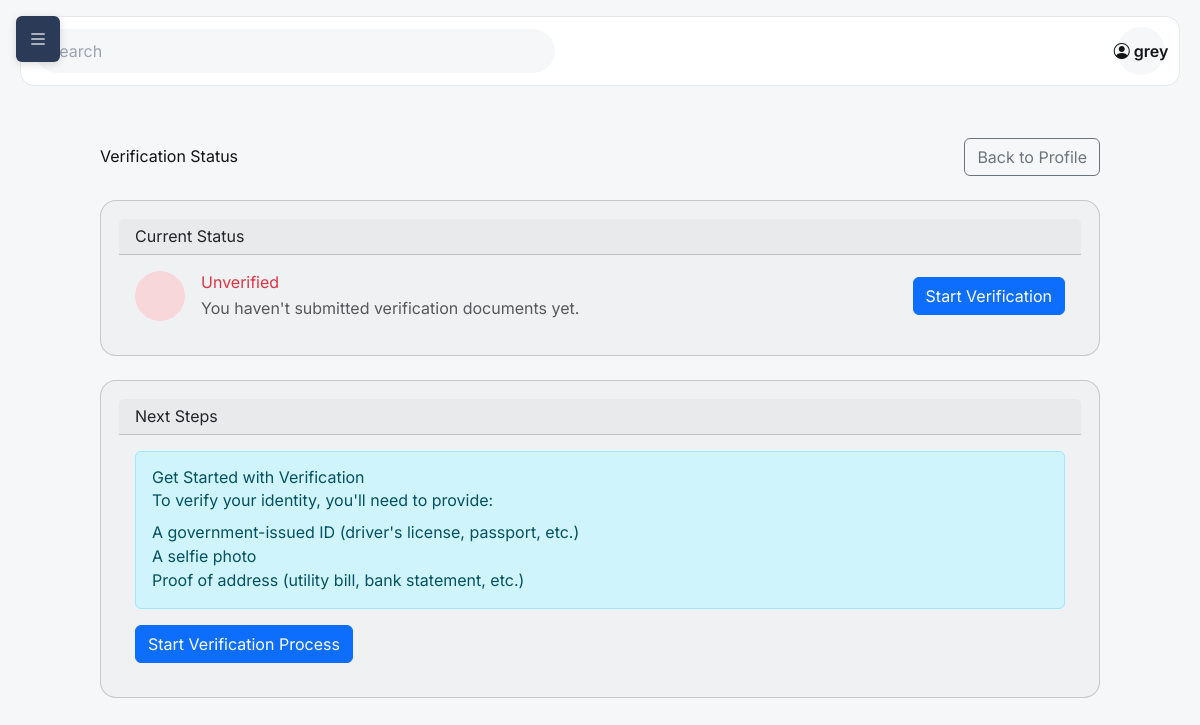
Page /users/profile/verification-status/ (signed in) on the earlier database version.
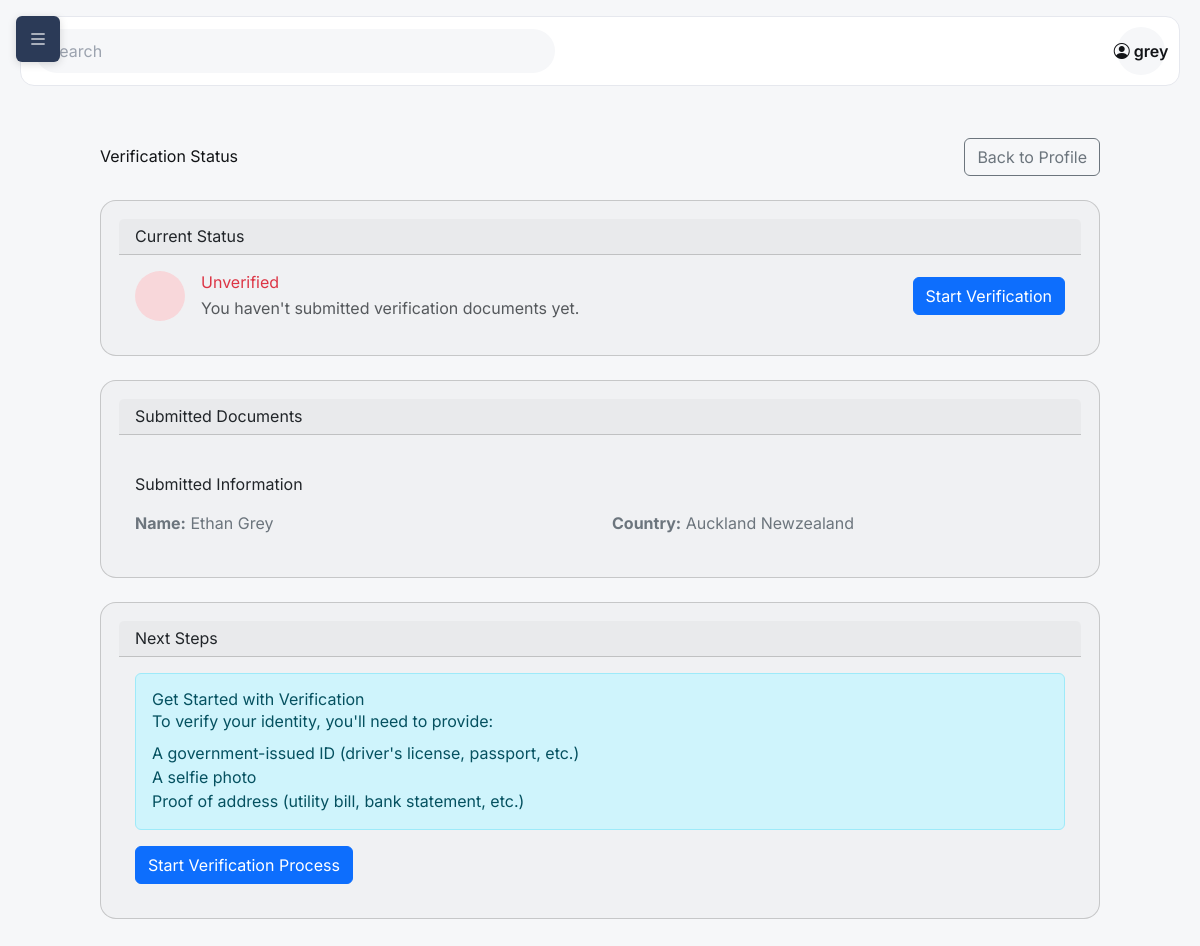
Same page on the later database version.
### users/models.py (models this page shows, shortened)
class IdentitySubmission(models.Model):
    profile = models.ForeignKey(Profile, on_delete=models.CASCADE, related_name='identity_submissions')
    first_name = models.CharField(max_length=150, blank=True)
    last_name = models.CharField(max_length=150, blank=True)
    dob = models.DateField(blank=True, null=True)
    nationality = models.CharField(max_length=120, blank=True)
    address1 = models.CharField(max_length=255, blank=True)
    address2 = models.CharField(max_length=255, blank=True)
    state = models.CharField(max_length=120, blank=True)
    postal = models.CharField(max_length=40, blank=True)
    country = models.CharField(max_length=120, blank=True)
    created_at = models.DateTimeField(auto_now_add=True)

### users/views.py (the view)
# urls.py: path('profile/verification-status/', views.view_verification_status, name='verification_status'),
@login_required
def view_verification_status(request):
    profile = get_object_or_404(Profile, user=request.user)
    evidence_list = profile.evidence.all()
    latest_submission = profile.identity_submissions.order_by('-created_at').first()
    context = {
        'profile': profile,
        'evidence_list': evidence_list,
        'latest_submission': latest_submission,
    }
    return render(request, 'users/profile/verification_status.html', context)

### skills/templatetags/skills_tags.py (called while the page is built)
@register.simple_tag(takes_context=True)
def pending_trade_offers_count(context):
    request = context.get('request')
    if not request or not request.user.is_authenticated:
        return 0
    return ClassTradeOffer.objects.filter(
        receiver=request.user,
        status=ClassTradeOffer.PENDING
    ).count()

### users/templates/users/profile/verification_status.html (shortened to what the changed rows need)
{% extends 'base.html' %}
{% load static %}
{% block content %}
<div class="container mt-4">
    <div class="row">
        <div class="col-12">
            <div class="d-flex justify-content-between align-items-center mb-4">
                <h2>
                     Verification Status
                </h2>
            </div>
            {% if evidence_list or latest_submission %}
                <div class="card mb-4">
                    <div class="card-header">
                        <h5 class="mb-0">
                             Submitted Documents
                        </h5>
                    </div>
                    <div class="card-body">
                        {% if latest_submission %}
                            <div class="mt-4">
                                <h6 class="mb-3">
                                     Submitted Information
                                </h6>
                                <div class="row">
                                    <div class="col-md-6">
                                        <div class="info-item mb-2">
                                            <strong>Name:</strong>
                                            {% if latest_submission.first_name and latest_submission.last_name %}
                                                {{ latest_submission.first_name }} {{ latest_submission.last_name }}
                                            {% else %}
                                                Not provided
                                            {% endif %}
                                        </div>
                                    </div>
                                    <div class="col-md-6">
                                        {% if latest_submission.country %}
                                            <div class="info-item mb-2">
                                                <strong>Country:</strong> {{ latest_submission.country }}
                                            </div>
                                        {% endif %}
                                    </div>
                                </div>
                            </div>
                        {% endif %}
                    </div>
                </div>
            {% endif %}
        </div>
    </div>
</div>
{% endblock %}

Differences in the rows shown:
added IdentitySubmission: first_name "Ethan", last_name "Grey", country "Auckland Newzealand"
Other differences:
text now shown: "Submitted Documents Submitted Information Name: Country:"
